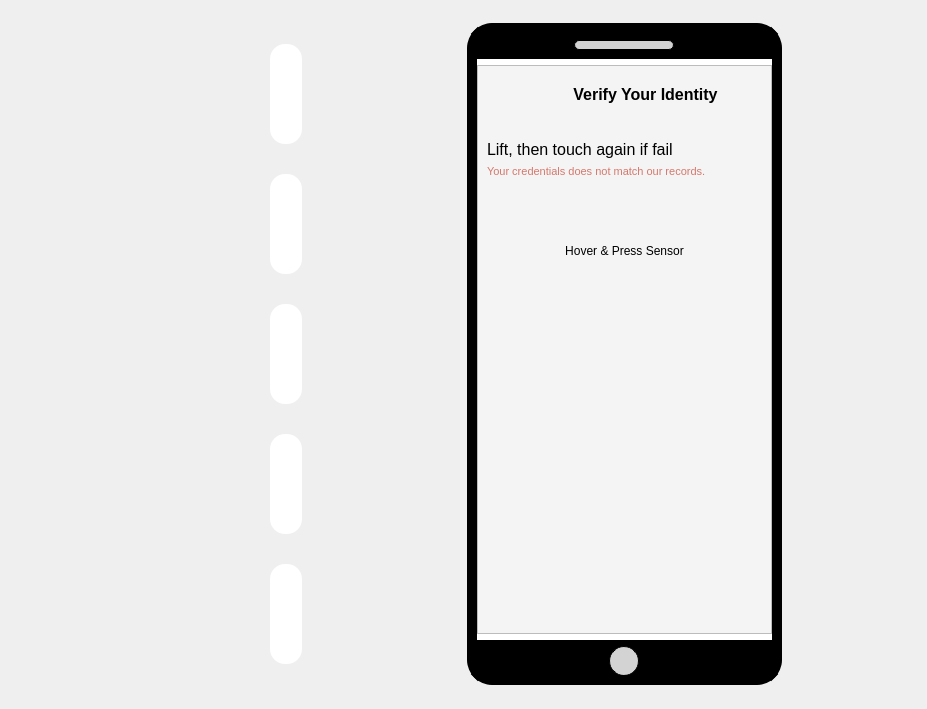
<?xml version="1.0" encoding="UTF-8"?>
<ui version="4.0">
 <class>Form</class>
 <widget class="QWidget" name="Form">
  <property name="geometry">
   <rect>
    <x>0</x>
    <y>0</y>
    <width>927</width>
    <height>709</height>
   </rect>
  </property>
  <property name="sizePolicy">
   <sizepolicy hsizetype="Expanding" vsizetype="Expanding">
    <horstretch>0</horstretch>
    <verstretch>0</verstretch>
   </sizepolicy>
  </property>
  <property name="windowTitle">
   <string>Form</string>
  </property>
  <property name="layoutDirection">
   <enum>Qt::LeftToRight</enum>
  </property>
  <property name="styleSheet">
   <string notr="true">#frame {
	background-color: #f4f4f4;
}

#title {
	font-weight: bold;
	font-size: 12pt;
}

#fingerprint_btn {
	border: none;
	margin: 20px 0px;
}

#finger_container QPushButton {
	max-width: 80px;
	height: 100px;
	border: none;
	background-color: #fff;
	border-radius: 15%;
}

#finger_container QPushButton:checked {
	border: 3px solid #4070f4;
}

#phone_frame {
	border: 10px solid black;
	border-radius: 25px;
	background-color: white;
}

#phone_top, #phone_bottom {
	background-color: black;
}

#phone_top_design {
	background-color: lightgrey;
	border: 1px solid;
	border-radius: 5px;
}

#phone_bottom_design {
	background-color: lightgrey;
	border: 1px solid;
	border-radius: 15px;
}

#warning_label {
	color: #d5786c;
}</string>
  </property>
  <layout class="QHBoxLayout" name="horizontalLayout_2">
   <item alignment="Qt::AlignHCenter">
    <widget class="QWidget" name="finger_container" native="true">
     <property name="sizePolicy">
      <sizepolicy hsizetype="Preferred" vsizetype="Maximum">
       <horstretch>0</horstretch>
       <verstretch>0</verstretch>
      </sizepolicy>
     </property>
     <property name="minimumSize">
      <size>
       <width>150</width>
       <height>0</height>
      </size>
     </property>
     <property name="styleSheet">
      <string notr="true"/>
     </property>
     <layout class="QVBoxLayout" name="verticalLayout">
      <property name="spacing">
       <number>30</number>
      </property>
      <item alignment="Qt::AlignRight">
       <widget class="ShadowButton" name="fp3_btn">
        <property name="cursor">
         <cursorShape>PointingHandCursor</cursorShape>
        </property>
        <property name="text">
         <string/>
        </property>
        <property name="icon">
         <iconset>
          <normaloff>../../data/fingerprints/fp1.png</normaloff>../../data/fingerprints/fp1.png</iconset>
        </property>
        <property name="iconSize">
         <size>
          <width>70</width>
          <height>100</height>
         </size>
        </property>
        <property name="checkable">
         <bool>true</bool>
        </property>
       </widget>
      </item>
      <item alignment="Qt::AlignRight">
       <widget class="ShadowButton" name="fp2_btn">
        <property name="cursor">
         <cursorShape>PointingHandCursor</cursorShape>
        </property>
        <property name="text">
         <string/>
        </property>
        <property name="icon">
         <iconset>
          <normaloff>../../data/fingerprints/fp2.png</normaloff>../../data/fingerprints/fp2.png</iconset>
        </property>
        <property name="iconSize">
         <size>
          <width>70</width>
          <height>100</height>
         </size>
        </property>
        <property name="checkable">
         <bool>true</bool>
        </property>
       </widget>
      </item>
      <item alignment="Qt::AlignRight">
       <widget class="ShadowButton" name="fp1_btn">
        <property name="cursor">
         <cursorShape>PointingHandCursor</cursorShape>
        </property>
        <property name="text">
         <string/>
        </property>
        <property name="icon">
         <iconset>
          <normaloff>../../data/fingerprints/fp3.png</normaloff>../../data/fingerprints/fp3.png</iconset>
        </property>
        <property name="iconSize">
         <size>
          <width>70</width>
          <height>100</height>
         </size>
        </property>
        <property name="checkable">
         <bool>true</bool>
        </property>
       </widget>
      </item>
      <item alignment="Qt::AlignRight">
       <widget class="ShadowButton" name="fp4_btn">
        <property name="cursor">
         <cursorShape>PointingHandCursor</cursorShape>
        </property>
        <property name="text">
         <string/>
        </property>
        <property name="icon">
         <iconset>
          <normaloff>../../data/fingerprints/fp4.png</normaloff>../../data/fingerprints/fp4.png</iconset>
        </property>
        <property name="iconSize">
         <size>
          <width>70</width>
          <height>100</height>
         </size>
        </property>
        <property name="checkable">
         <bool>true</bool>
        </property>
       </widget>
      </item>
      <item alignment="Qt::AlignRight">
       <widget class="ShadowButton" name="fp5_btn">
        <property name="cursor">
         <cursorShape>PointingHandCursor</cursorShape>
        </property>
        <property name="text">
         <string/>
        </property>
        <property name="icon">
         <iconset>
          <normaloff>../../data/fingerprints/fp5.png</normaloff>../../data/fingerprints/fp5.png</iconset>
        </property>
        <property name="iconSize">
         <size>
          <width>70</width>
          <height>100</height>
         </size>
        </property>
        <property name="checkable">
         <bool>true</bool>
        </property>
       </widget>
      </item>
     </layout>
    </widget>
   </item>
   <item alignment="Qt::AlignLeft">
    <widget class="ShadowFrame" name="phone_frame">
     <property name="minimumSize">
      <size>
       <width>315</width>
       <height>500</height>
      </size>
     </property>
     <property name="maximumSize">
      <size>
       <width>315</width>
       <height>662</height>
      </size>
     </property>
     <property name="frameShape">
      <enum>QFrame::NoFrame</enum>
     </property>
     <property name="frameShadow">
      <enum>QFrame::Raised</enum>
     </property>
     <layout class="QVBoxLayout" name="verticalLayout_2">
      <property name="leftMargin">
       <number>0</number>
      </property>
      <property name="topMargin">
       <number>0</number>
      </property>
      <property name="rightMargin">
       <number>0</number>
      </property>
      <property name="bottomMargin">
       <number>0</number>
      </property>
      <item>
       <widget class="QWidget" name="phone_top" native="true">
        <property name="maximumSize">
         <size>
          <width>16777215</width>
          <height>30</height>
         </size>
        </property>
        <layout class="QHBoxLayout" name="horizontalLayout_5">
         <property name="leftMargin">
          <number>0</number>
         </property>
         <property name="topMargin">
          <number>7</number>
         </property>
         <property name="rightMargin">
          <number>0</number>
         </property>
         <property name="bottomMargin">
          <number>9</number>
         </property>
         <item>
          <widget class="QLabel" name="phone_top_design">
           <property name="sizePolicy">
            <sizepolicy hsizetype="Preferred" vsizetype="Fixed">
             <horstretch>0</horstretch>
             <verstretch>0</verstretch>
            </sizepolicy>
           </property>
           <property name="minimumSize">
            <size>
             <width>0</width>
             <height>0</height>
            </size>
           </property>
           <property name="maximumSize">
            <size>
             <width>100</width>
             <height>10</height>
            </size>
           </property>
           <property name="text">
            <string/>
           </property>
          </widget>
         </item>
        </layout>
       </widget>
      </item>
      <item>
       <widget class="QFrame" name="frame">
        <property name="frameShape">
         <enum>QFrame::StyledPanel</enum>
        </property>
        <property name="frameShadow">
         <enum>QFrame::Raised</enum>
        </property>
        <layout class="QVBoxLayout" name="verticalLayout_3">
         <item>
          <layout class="QHBoxLayout" name="horizontalLayout">
           <property name="topMargin">
            <number>10</number>
           </property>
           <property name="bottomMargin">
            <number>30</number>
           </property>
           <item>
            <widget class="QLabel" name="label_4">
             <property name="maximumSize">
              <size>
               <width>36</width>
               <height>36</height>
              </size>
             </property>
             <property name="text">
              <string/>
             </property>
             <property name="pixmap">
              <pixmap>../../resources/icons/finger.svg</pixmap>
             </property>
             <property name="scaledContents">
              <bool>true</bool>
             </property>
            </widget>
           </item>
           <item>
            <widget class="QLabel" name="title">
             <property name="text">
              <string>Verify Your Identity</string>
             </property>
             <property name="alignment">
              <set>Qt::AlignCenter</set>
             </property>
            </widget>
           </item>
          </layout>
         </item>
         <item>
          <widget class="QLabel" name="short_instruction">
           <property name="sizePolicy">
            <sizepolicy hsizetype="Preferred" vsizetype="Maximum">
             <horstretch>0</horstretch>
             <verstretch>0</verstretch>
            </sizepolicy>
           </property>
           <property name="styleSheet">
            <string notr="true">font-size: 12pt;
font-weight: 400;</string>
           </property>
           <property name="text">
            <string>Lift, then touch again if fail</string>
           </property>
          </widget>
         </item>
         <item>
          <widget class="QLabel" name="warning_label">
           <property name="sizePolicy">
            <sizepolicy hsizetype="Preferred" vsizetype="Maximum">
             <horstretch>0</horstretch>
             <verstretch>0</verstretch>
            </sizepolicy>
           </property>
           <property name="styleSheet">
            <string notr="true">font-size: 8pt;</string>
           </property>
           <property name="text">
            <string>Your credentials does not match our records.</string>
           </property>
           <property name="wordWrap">
            <bool>true</bool>
           </property>
          </widget>
         </item>
         <item alignment="Qt::AlignHCenter">
          <widget class="QPushButton" name="fingerprint_btn">
           <property name="sizePolicy">
            <sizepolicy hsizetype="Maximum" vsizetype="Maximum">
             <horstretch>0</horstretch>
             <verstretch>0</verstretch>
            </sizepolicy>
           </property>
           <property name="maximumSize">
            <size>
             <width>100</width>
             <height>200</height>
            </size>
           </property>
           <property name="cursor">
            <cursorShape>PointingHandCursor</cursorShape>
           </property>
           <property name="autoFillBackground">
            <bool>false</bool>
           </property>
           <property name="text">
            <string/>
           </property>
           <property name="icon">
            <iconset>
             <normaloff>../../resources/images/fp0.png</normaloff>../../resources/images/fp0.png</iconset>
           </property>
           <property name="iconSize">
            <size>
             <width>100</width>
             <height>300</height>
            </size>
           </property>
          </widget>
         </item>
         <item alignment="Qt::AlignHCenter">
          <widget class="QLabel" name="instruction_label">
           <property name="text">
            <string>Hover &amp; Press Sensor</string>
           </property>
           <property name="scaledContents">
            <bool>true</bool>
           </property>
           <property name="alignment">
            <set>Qt::AlignCenter</set>
           </property>
          </widget>
         </item>
         <item>
          <spacer name="verticalSpacer">
           <property name="orientation">
            <enum>Qt::Vertical</enum>
           </property>
           <property name="sizeHint" stdset="0">
            <size>
             <width>20</width>
             <height>157</height>
            </size>
           </property>
          </spacer>
         </item>
        </layout>
       </widget>
      </item>
      <item>
       <widget class="QWidget" name="phone_bottom" native="true">
        <property name="maximumSize">
         <size>
          <width>16777215</width>
          <height>35</height>
         </size>
        </property>
        <layout class="QHBoxLayout" name="horizontalLayout_6">
         <property name="spacing">
          <number>0</number>
         </property>
         <property name="leftMargin">
          <number>0</number>
         </property>
         <property name="topMargin">
          <number>6</number>
         </property>
         <property name="rightMargin">
          <number>0</number>
         </property>
         <property name="bottomMargin">
          <number>0</number>
         </property>
         <item>
          <widget class="QLabel" name="phone_bottom_design">
           <property name="sizePolicy">
            <sizepolicy hsizetype="Fixed" vsizetype="Fixed">
             <horstretch>0</horstretch>
             <verstretch>0</verstretch>
            </sizepolicy>
           </property>
           <property name="minimumSize">
            <size>
             <width>30</width>
             <height>30</height>
            </size>
           </property>
           <property name="text">
            <string/>
           </property>
          </widget>
         </item>
        </layout>
       </widget>
      </item>
     </layout>
    </widget>
   </item>
  </layout>
 </widget>
 <customwidgets>
  <customwidget>
   <class>ShadowFrame</class>
   <extends>QFrame</extends>
   <header location="global">widgets/shadow.h</header>
   <container>1</container>
  </customwidget>
  <customwidget>
   <class>ShadowButton</class>
   <extends>QPushButton</extends>
   <header location="global">widgets/shadow.h</header>
  </customwidget>
 </customwidgets>
 <resources/>
 <connections/>
</ui>
